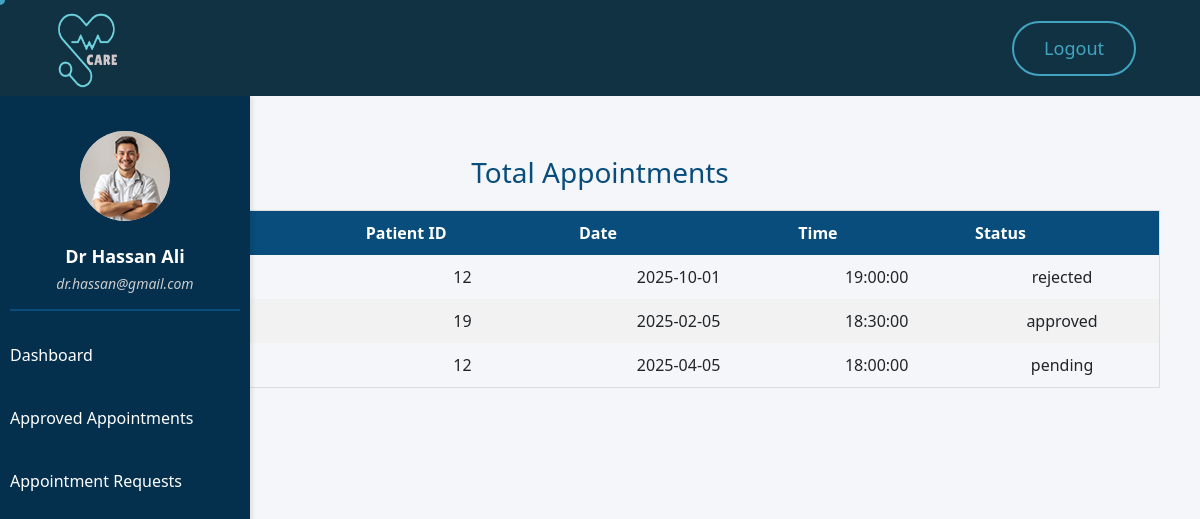
The page /doctor/total_appointment.php (signed in) on the database its author committed.
### tables this page shows
CREATE TABLE `doctor_add` (
  `id` int(11) NOT NULL,
  `doctor_name` varchar(100) NOT NULL,
  `doctor_email` varchar(100) NOT NULL,
  `doctor_phone` varchar(15) NOT NULL,
  `doctor_days` varchar(100) DEFAULT NULL,
  `timing` varchar(100) DEFAULT NULL,
  `password` varchar(255) DEFAULT NULL,
  `file_name` varchar(255) DEFAULT NULL,
  `status` enum('pending','approved','rejected') NOT NULL DEFAULT 'pending',
  `created_at` timestamp NULL DEFAULT current_timestamp(),
  `city` int(11) DEFAULT NULL,
  `specialization_id` int(11) DEFAULT NULL
);

CREATE TABLE `doc_patient_appointments` (
  `id` int(11) NOT NULL,
  `patient_id` int(11) DEFAULT NULL,
  `doctor_id` int(11) DEFAULT NULL,
  `appointment_date` date DEFAULT NULL,
  `appointment_time` time DEFAULT NULL,
  `status` enum('pending','approved','rejected') DEFAULT 'pending',
  `status_message` varchar(255) DEFAULT NULL
);

### doctor/total_appointment.php (the view, shortened to what this page needs)
<?php
require_once 'connection.php';
$doctor_email = $_SESSION['doctor'] ?? null;
if ($doctor_email) {
    $sql = "SELECT * FROM doctor_add WHERE doctor_email = ?";
    $stmt = $con->prepare($sql);
    $stmt->bind_param("s", $doctor_email);
    $stmt->execute();
    $result = $stmt->get_result();
    $doctor = $result->fetch_assoc();
    $doctor_id = $doctor['id'];
} else {
    header('Location: login.php');
    exit();
}
$sqlAppointments = "SELECT id, patient_id, appointment_date, appointment_time, status, status_message
                    FROM doc_patient_appointments
                    WHERE doctor_id = ?";
$stmt = $con->prepare($sqlAppointments);
$stmt->bind_param("i", $doctor_id);
$stmt->execute();
$result = $stmt->get_result();
?>
<!DOCTYPE html>
<html lang="en">
<head>
    <link rel="stylesheet" href="css/layout.css">
    <?php require_once "mainlinks.php"; ?>
</head>
<body class="tt-magic-cursor">
<div id="magic-cursor">
</div>
<div class="dashboard_container">
    <?php include('linkheader.php'); ?>
    <div class="dashboard_main">
        <?php include('side.php'); ?>
        <div class="dashboard_content_main">
            <div class="main-content">
            <h1>Total Appointments</h1>
    <?php if ($result->num_rows > 0): ?>
        <table>
            <thead>
                <tr>
                    <th>Appointment ID</th>
                    <th>Patient ID</th>
                    <th>Date</th>
                    <th>Time</th>
                    <th>Status</th>
                </tr>
            </thead>
            <tbody>
                <?php while ($row = $result->fetch_assoc()): ?>
                    <tr>
                        <td><?= htmlspecialchars($row['id']) ?></td>
                        <td><?= htmlspecialchars($row['patient_id']) ?></td>
                        <td><?= htmlspecialchars($row['appointment_date']) ?></td>
                        <td><?= htmlspecialchars($row['appointment_time']) ?></td>
                        <td><?= htmlspecialchars($row['status']) ?></td>
                    </tr>
                <?php endwhile; ?>
            </tbody>
        </table>
    <?php else: ?>
        <div class="no-data">No appointments found for you.</div>
    <?php endif; ?>
             </div>
        </div>
    </div>
</div>
</body>
</html>

### doctor/mainlinks.php (shortened to what this page needs)
<link href="../css/bootstrap.min.css" rel="stylesheet" media="screen">
<link href="../css/slicknav.min.css" rel="stylesheet">
<link rel="stylesheet" href="../css/swiper-bundle.min.css">
<link href="../css/all.css" rel="stylesheet" media="screen">
<link href="../css/animate.css" rel="stylesheet">
<link rel="stylesheet" href="../css/magnific-popup.css">
<link href="../css/custom.css" rel="stylesheet" media="screen">
   <link href="https://cdn.jsdelivr.net/npm/bootstrap@5.0.2/dist/css/bootstrap.min.css" rel="stylesheet">

### doctor/linkheader.php (shortened to what this page needs)
<header class="main-header">
		<div class="header-sticky">
			<nav class="navbar navbar-expand-lg">
				<div class="container">
					<div class="header-logo">
						<a class="navbar-brand" href="index.php">
						<img style=" width:70px; height : 80px;" src="images/new_care.png"  class="logo" alt="">
						</a>
					</div>
					<div class="collapse navbar-collapse main-menu">
                        <div class="nav-menu-wrapper">
                            <ul class="navbar-nav mr-auto" id="menu">
                                <li class="nav-item highlighted-menu"><a class="nav-link" href="logout.php">Logout</a></li>
                            </ul>
                        </div>
					</div>
				</div>
			</nav>
		</div>
	</header>

### doctor/side.php (shortened to what this page needs)
<div class="sidebar">
    <div class="profile-section">
    <img src="../<?= htmlspecialchars($doctor['file_name']); ?>" alt="Doctor Profile Image" class="profile-image">
        <h4><?php echo htmlspecialchars($doctor['doctor_name']); ?></h4>
        <p><?php echo htmlspecialchars($doctor['doctor_email']); ?></p>
    </div>
    <ul class="navbar-nav ms-auto mb-2 mb-lg-0">
        <li class="nav-item">
            <a class="nav-link active" aria-current="page" href="index.php">Dashboard</a>
        </li>
        <li class="nav-item">
            <a class="nav-link active" href="approved_appointments.php">Approved Appointments</a>
        </li>
        <li class="nav-item">
            <a class="nav-link active" href="doc_appointments.php">Appointment Requests</a>
        </li>
    </ul>
</div>

### doctor/css/layout.css (style rules this page uses)
.dashboard_container { display: flex; flex-direction: column; height: 100vh; overflow: hidden; }
.dashboard_main { display: flex; flex: 1; overflow: hidden; }
.dashboard_content_main { flex: 1; padding: 20px; background-color: #f4f6f9; overflow-y: auto; box-sizing: border-box; }

### css/custom.css (style rules this page uses)
:root { --body-background : #FFF7F4; --primary-color : #113243; --text-color : #191717eb; --accent-color : #42a4c0; --secondry-color : #FFFFFF; --transparent-color : #fffbfbcb; --transparent-secondry-color : #000000aa; --light-Background : #bcddf7; --light-accent-color : #113f56; --default-font : "Figtree", sans-serif;; }
body { font-family: var(--default-font); font-size: 16px; font-weight: 400; line-height: 1.5em; color: var(--text-color); background: var(--body-background); }
p { margin: 0; font-size: 18px; }
h1, h2, h3, h4, h5, h6 { font-weight: 600; color: var(--primary-color); line-height: 1.1em; margin :0; }
img { max-width: 100%; }
a { text-decoration: none; }
html, body { width: 100%; overflow-x: clip; }
.container { max-width: 1300px; }
.container, .container-fluid, .container-lg, .container-md, .container-sm, .container-xl, .container-xxl { padding-right: 15px; padding-left: 15px; }
#magic-cursor { position: absolute; width: 10px !important; height: 10px !important; pointer-events: none; z-index: 1000000; }
header.main-header { background-color: var(--primary-color); border-bottom: 1px solid var(--primary-color); position: relative; z-index: 100; }
header.main-header .header-sticky { position: relative; top: 0; z-index: 100; }
.navbar { padding: 20px 0; align-items: center; }
.navbar-brand { padding: 0; margin: 0; }
.main-menu .nav-menu-wrapper { flex: 1; text-align: end; }
.main-menu .nav-menu-wrapper > ul { align-items: center; display: inline-flex; }
.main-menu ul li { margin: 0 10px; position: relative; }
.main-menu ul li a { font-size: 18px; font-weight: 400; padding: 15px 10px !important; color: var(--secondry-color); text-transform: capitalize; transition: all 0.3s ease-in-out; }
.main-menu ul li.highlighted-menu a { font-size: 18px; font-weight: 500; border-radius: 100px; color: var(--accent-color); text-transform: capitalize; border: 2px solid var(--accent-color); padding: 12px 30px !important; transition: all 0.3s ease-in-out; position: relative; overflow: hidden; }
.main-menu ul li.highlighted-menu a::after { content: ''; position: absolute; width: 0; height: 104%; top: 50%; left: 50%; background: var(--secondry-color); opacity: 0; z-index: -1; transform: translateX(-51%) translateY(-51%); transition: all 0.4s; border-radius: 5px; }
.slicknav_menu ul { margin: 5px 0; }
.slicknav_nav .slicknav_row, .slicknav_nav li a { position: relative; font-size: 16px; font-weight: 400; text-transform: capitalize; padding: 10px 20px; color: var(--secondry-color); line-height: normal; margin: 0; border-radius: 0 !important; }

### doctor/total_appointment.php (style rules this page uses)
.main-content { padding: 40px 20px; background-color: #f4f6f9; min-height: 100vh; box-sizing: border-box; }
.main-content h1 { font-size: 28px; color: #084d7b; margin-bottom: 15px; text-align: center; }
table { width: 100%; border-collapse: collapse; margin: 20px 0; }
table, th, td { border: 1px solid #ddd; }
th, td { padding: 10px; text-align: center; }
th { background-color: #084d7b; color: #fff; }
tr:nth-child(even) { background-color: #f2f2f2; }

### doctor/side.php (style rules this page uses)
.sidebar .profile-image { width: 90px; height: 90px; border-radius: 50%; background-color: #ccc; object-fit: contain; margin-bottom: 15px; }
.sidebar { width: 250px; background-color: #04304e; color: #fff; padding: 20px 10px; height: 100vh; overflow-y: auto; position: fixed; box-shadow: 2px 0 5px rgba(0, 0, 0, 0.1); }
.sidebar a { display: block; padding: 12px 20px; color: #fff; text-decoration: none; font-size: 16px; margin-bottom: 15px; border-radius: 5px; transition: all 0.3s ease; }
.sidebar .profile-section { text-align: center; padding: 15px 0; border-bottom: 2px solid #084d7b; margin-bottom: 20px; }
.sidebar .profile-section h4 { font-size: 18px; margin: 10px 0 5px; color: #fff; font-weight: bold; }
.sidebar .profile-section p { font-size: 14px; color: #ccc; margin: 0; word-wrap: break-word; font-style: italic; }

### rows shown on the page
doctor_add: file_name (picture), doctor_name "Dr Hassan Ali", doctor_email "dr.hassan@gmail.com"
doc_patient_appointments: patient "12", appointment_date "2025-10-01", appointment_time "19:00:00", status "rejected"
doc_patient_appointments: patient "19", appointment_date "2025-02-05", appointment_time "18:30:00", status "approved"
doc_patient_appointments: patient "12", appointment_date "2025-04-05", appointment_time "18:00:00", status "pending"
